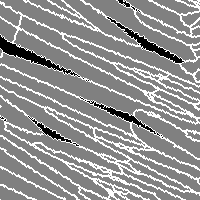
%> input picture ruijin/CRBM/Honglak Lee/texture synthesis/test_2.tif, 200 x 200 px
$ octave test.m   (GNU Octave 9; MATLAB toolbox functions it lacks are replaced by stand-ins)
%> lines starting %> are read from the running program, lines starting %| are printed output that depends on the picture
clear;clc
sample = imread('test_2.tif');
%> sample is the input picture: size 200x200 uint8; min 0, max 255, mean 148.9
[rows, cols, channels] = size(sample);
%> rows = 200; cols = 200; channels = 1
% sample = imresize(sample, 1/16);
sample_blured = imread('test_2_scale05.tif');
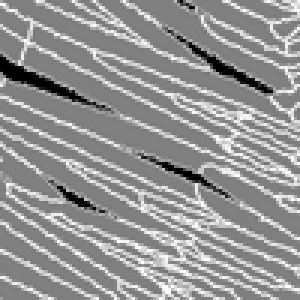
%> input picture ruijin/CRBM/Honglak Lee/texture synthesis/test_2_scale05.tif, 100 x 100 px (shown 3 times larger)
%> sample_blured is the input picture: size 100x100 uint8; min 0, max 255, mean 148.7
blured_resize = imresize(sample_blured, 2);
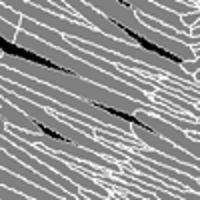
%> blured_resize: size 200x200 uint8; min 0, max 255, mean 148.7

%> (the run ends here)
